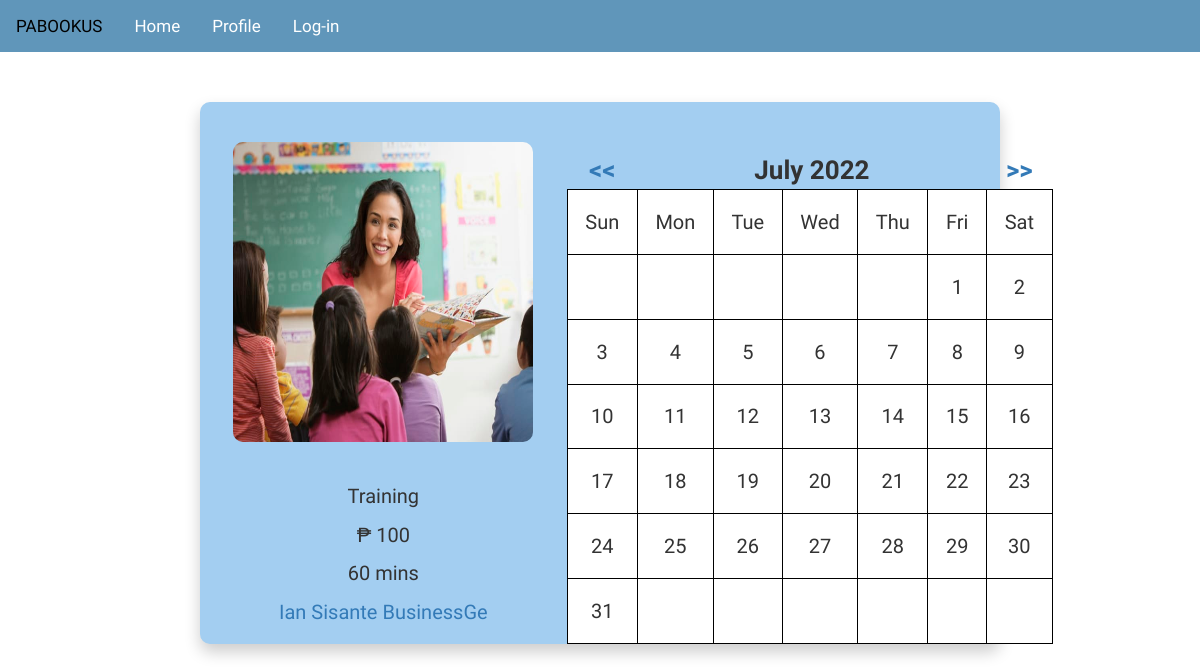
/schedule/5/9/2022/07, run on the app's committed database.
### tables this page shows
CREATE TABLE `company5_service` (
  `name` varchar(50) NOT NULL,
  `price` int(11) DEFAULT NULL,
  `id` int(9) NOT NULL,
  `duration` int(4) NOT NULL,
  `slot` int(11) NOT NULL
);

CREATE TABLE `company` (
  `company_id` int(12) NOT NULL,
  `company_name` varchar(50) DEFAULT NULL,
  `email` varchar(100) NOT NULL,
  `password` varchar(100) NOT NULL,
  `contact` varchar(12) DEFAULT NULL,
  `address` varchar(200) DEFAULT NULL,
  `industry` varchar(50) DEFAULT NULL,
  `owner` varchar(100) DEFAULT NULL,
  `founding_date` date DEFAULT NULL,
  `bio_id` int(12) DEFAULT NULL,
  `link_id` int(12) DEFAULT NULL,
  `schedule_id` int(12) DEFAULT NULL,
  `review_id` int(12) DEFAULT NULL,
  `services_id` varchar(25) NOT NULL
);

### application/controllers/Routes.php (called while the page is built, shortened)
<?php
class Routes extends CI_Controller {
    public function __construct() {
        $this->load->helper('url');
        $this->load->library('session');
    }
    public function schedule()
    {
        $company_id = $this->uri->segment(2);
        $service_id = $this->uri->segment(3);
        $year = ($this->uri->segment(4)=="")
            ?date("Y")
            :$this->uri->segment(4);
        $month = ($this->uri->segment(5)=="")
            ?date("n")
            :$this->uri->segment(5);
        $cur_link = $company_id."/".$service_id."/";
        $prefs = array(
            'start_day' => 'sunday',
            'month_type' => 'long',
            'day_type' => 'short',
            'show_next_prev' => true,
            'next_prev_url' => base_url("schedule/".$cur_link),
        );
        $prefs['template'] = '
            {table_open}<table class="calendar_table" border="0" cellpadding="0" cellspacing="0">{/table_open}
            {heading_row_start}<tr>{/heading_row_start}
            {heading_previous_cell}<th><a href="{previous_url}">&lt;&lt;</a></th>{/heading_previous_cell}
            {heading_title_cell}<th colspan="{colspan}">{heading}</th>{/heading_title_cell}
            {heading_next_cell}<th><a href="{next_url}">&gt;&gt;</a></th>{/heading_next_cell}
            {heading_row_end}</tr>{/heading_row_end}
            {week_row_start}<tr>{/week_row_start}
            {week_day_cell}<td>{week_day}</td>{/week_day_cell}
            {week_row_end}</tr>{/week_row_end}
            {cal_row_start}<tr>{/cal_row_start}
            {cal_cell_start}<td>{/cal_cell_start}
            {cal_cell_start_today}<td>{/cal_cell_start_today}
            {cal_cell_start_other}<td class="other-month">{/cal_cell_start_other}
            {cal_cell_content}<a href="{content}">{day}</a>{/cal_cell_content}
            {cal_cell_no_content}{day}{/cal_cell_no_content}
            {cal_cell_blank}&nbsp;{/cal_cell_blank}
            {cal_cell_other}{day}{/cal_cel_other}
            {cal_cell_end}</td>{/cal_cell_end}
            {cal_cell_end_today}</td>{/cal_cell_end_today}
            {cal_cell_end_other}</td>{/cal_cell_end_other}
            {cal_row_end}</tr>{/cal_row_end}
            {table_close}</table>{/table_close}
        ';
        $this->load->model('User_model');
        $this->load->model('Service_model');
        $this->load->model('Calendar_model');
        $this->load->library('calendar', $prefs);
        $company = $this->User_model->get_company_id($company_id);
        $service = $this->Service_model
            ->get_service($company['services_id'], $service_id);
        $schedule = $this->Calendar_model
            ->get($company_id, $service_id, $year, $month);
        $booked_list = array();
        foreach($schedule as $s){
            $booked_list[$s['day']] ="";
        }
        $data['key_service'] = $service;
        $data['key_company'] = $company;
        $data['bookings'] = $booked_list;
        $data['year'] = $year;
        $data['month'] = $month;
        $data['calendar'] = $this->calendar->generate($year, $month);
        $this->load->view('inc/header');
        $this->load->view('inc/navbar');
        $this->load->view('schedule', $data);
        $this->load->view('inc/footer');
    }
}

### index.php (called while the page is built, shortened)
<?php
require_once BASEPATH.'core/CodeIgniter.php';

### application/models/User_model.php (called while the page is built, shortened)
<?php
class User_model extends CI_Model {
    public function get_company_id($id){
        $this->db->select(
            'company_id,
            company_name,
            email,
            address,
            industry,
            contact,
            owner,
            founding_date,
            services_id'
        );
        $this->db->where('company_id', $id);
        $q = $this->db->get('company')->row_array();
        if($q) return $q;
        else return false;
    }
}

### application/models/Service_model.php (called while the page is built, shortened)
<?php
class Service_model extends CI_Model {
    public function get_service($table, $service_id){
        $this->db->select('id, name, price, duration, slot');
        $this->db->where('id', $service_id);
        return $this->db->get($table)->row_array();
    }
}

### application/views/schedule.php (the view, shortened to what this page needs)
<body>
<div class="schedule-main-container">
    <div class="schedule-container">
        <img class="schedule-service-img" src="<?php echo base_url(); ?>public/img/category/teaching.jpg" alt="Service Image"><br><br><br>
        <div class="schedule-details">
            <p><?php
                echo isset($key_service['name'])
                    ?$key_service['name']
                    :"error";
            ?></p><br>
            <p> &#8369 <?php
                echo isset($key_service['price'])
                    ?$key_service['price']
                    :"error";
            ?></p><br>
            <p><?php
                echo isset($key_service["duration"])
                    ?$key_service['duration']
                    :"error";
            ?> mins</p><br>
            <p><a href="<?php echo base_url()."profile/company/".$key_company["company_id"];?>"><?php
                echo isset($key_company['company_name'])
                    ?$key_company['company_name']
                    :"error";
            ?></a></p><br>
        </div>
    </div>
    <div class="flexbox-container">
        <div id="sched">
            <center>
                <div id="calendar"><?php
                    if(isset($calendar)) echo $calendar;
                    else {?>
                        <div>
                            <p>Error loading calendar</p>
                        </div>
                    <?php } ?>
                </div>
            </center>
        </div>
    </div>
</div>

### public/css/style.css (style rules this page uses)
* { font-family: 'quicksand', Arial, Helvetica, sans-serif; margin: 0; padding: 0; }
.flexbox-container { flex-direction: column; width: 400px; }
.flexbox-item-3 div,p { display: inline-block; }
.schedule-main-container { background-color: #A3CEF1; margin: 50px 200px 100px 200px; box-shadow: 0px 8px 16px 0px rgba(0, 0, 0, 0.2); border-radius: 10px; display: flex; flex-direction: row; justify-content: space-evenly; }
.schedule-container { flex-direction: column; justify-content: center; text-align: center; }
.schedule-service-img { margin: 40px auto 0px auto; border-radius: 10px; height: 300px; width: 300px; }
#sched { padding-top: 50px; }
#calendar th { font-size: 26px; text-align: center; font-weight: bold; }
#calendar td { font-size: 20px; padding: 2.2vh; border: 1px solid black; background-color: white; cursor: pointer; text-align: center; }
.schedule-details { font-size: 20px; }

### data on the page
company5_service: name "Training", price "100", duration "60"
company: company_name "Ian Sisante BusinessGe"

### other printed values
$calendar "<< July 2022 >> Sun Mon Tue Wed Thu Fri Sat 1 2 3 4 5 6 7 8 9 10 11 12 13 14 15 16 17 18 19 20 21 22 23 24 25 26 27 28 29 30 31"
